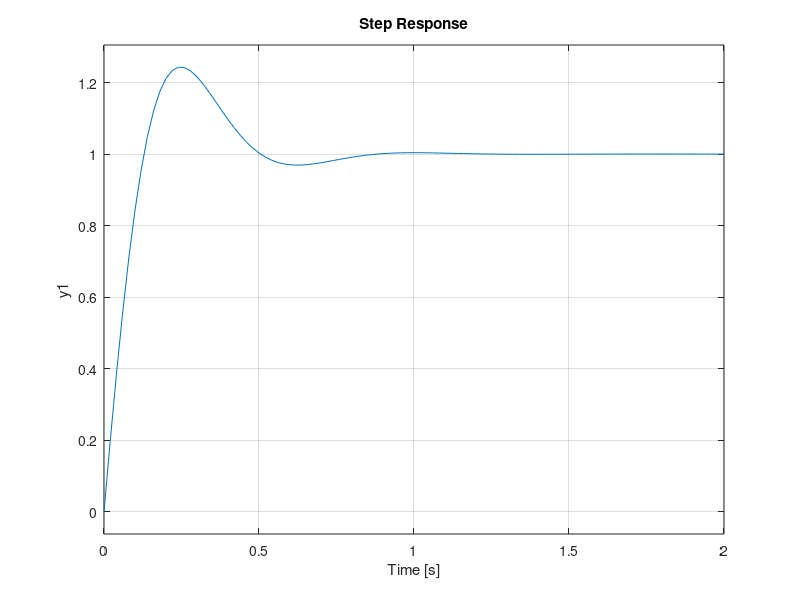
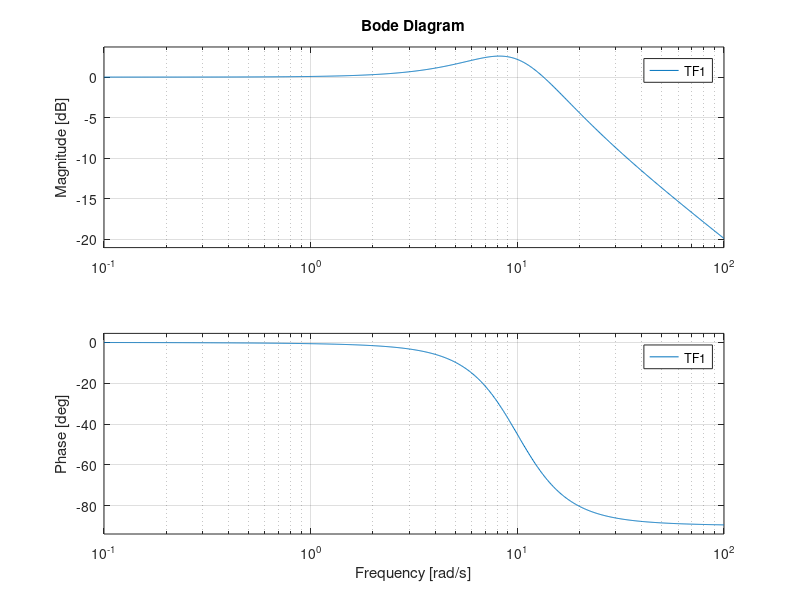

Source code (MATLAB) for these figures, in order:
%% Lecture
% 5/1/18
% Nilaan Gunabalachandran 20509203
% Group 18
clear all; close all;

s = tf('s');

G11 = 10/((s+1)*s);
G22 = 10/((s+1)*s);
G12 = 1/(s*(s+100));
G21 = 1/(s*(s+100));

Kp = 10;
Kd = 1;
%PD Controller
C = Kp+s*Kd;

TF1 = feedback(G11*C, 1);
figure, step(TF1);
figure, bode(TF1);

%% multi system
P11 = 10/((s+1)*s);
P22 = 10/((s+1)*s);
P12 = 1/(s*(s+100));
P21 = 1/(s*(s+100));
C1 = Kp+s*Kd;
C2 = Kp+s*Kd;

TF_r1_y2 = (C1*P21/(1+C2*P22)-C1*P21*C1*P11/(1+(C1*P11)))/(1+C2*P12*C1*P21);
TF_r2_y2 = (C2*P22/(1+C2*P22)+C1*P21*C2*P12/(1+(C1*P11)))/(1+C2*P12*C1*P21);
